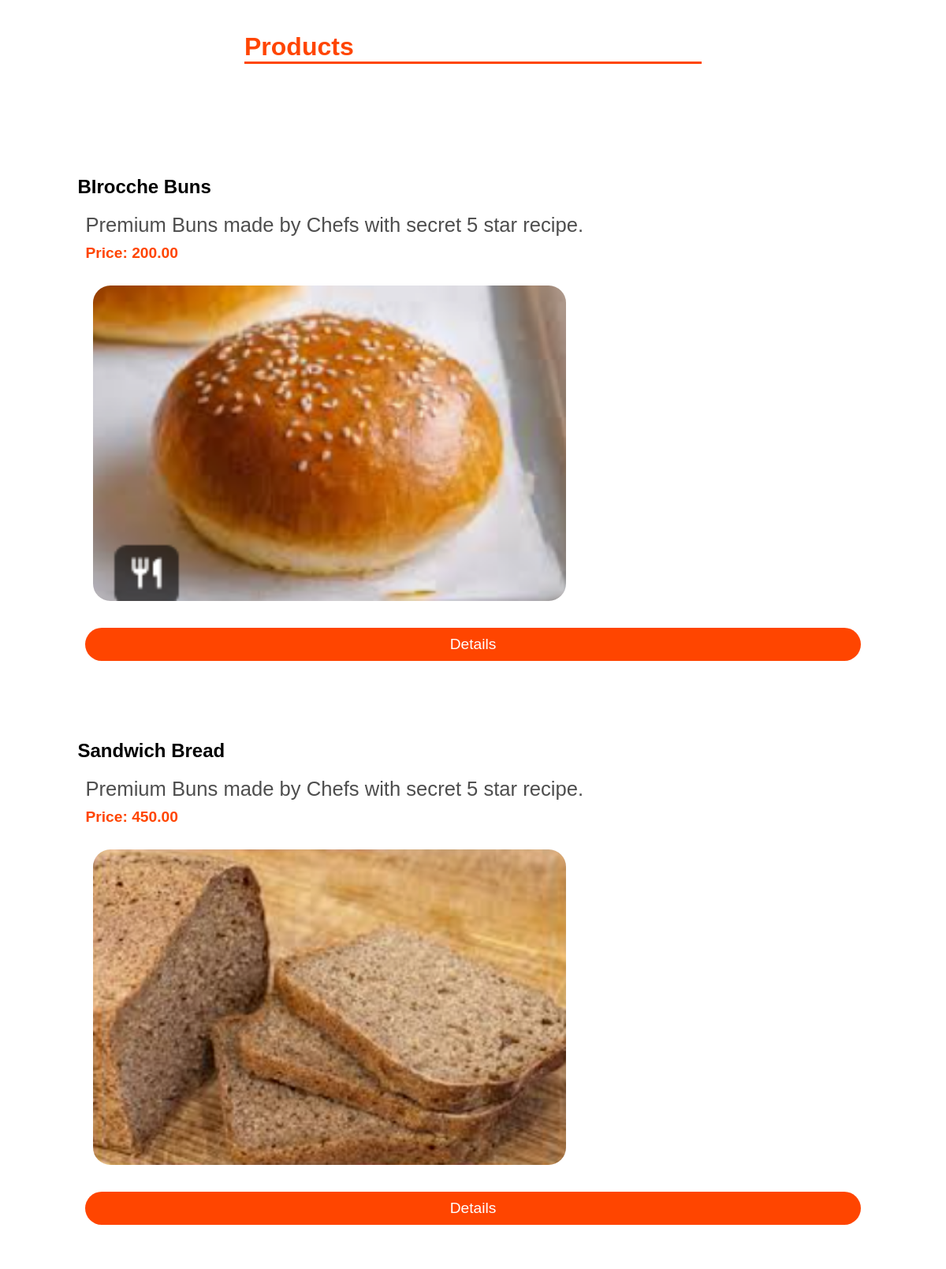
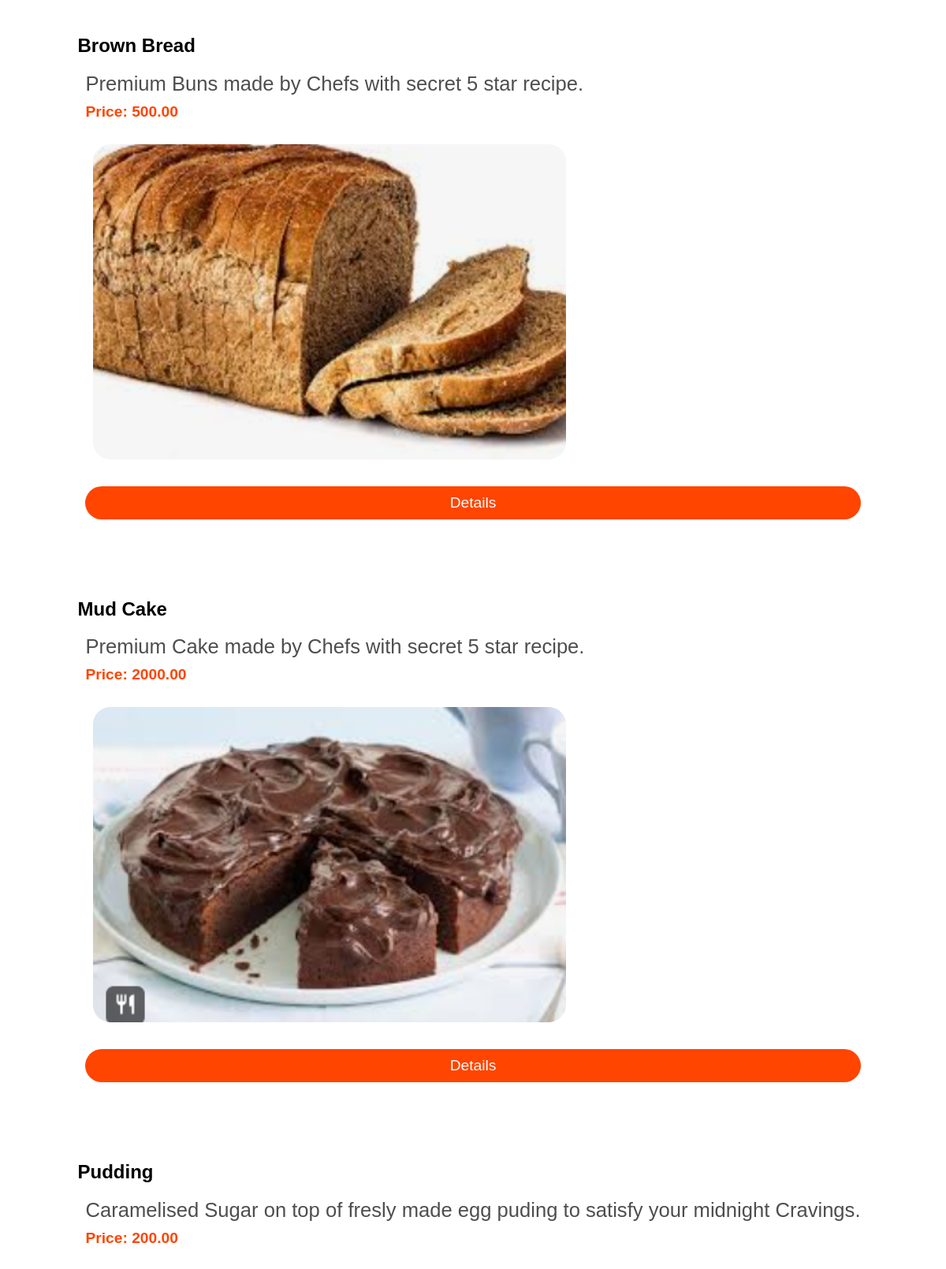
The app's page /Products/products (upper part) with its own data (2 pictures, top to bottom).
### Products/models.py (models this page shows, shortened)
class Product(models.Model):
  name = models.CharField(max_length=100)
  description = models.TextField()
  image = models.ImageField(upload_to='products', null=True, blank=True)
  price = models.DecimalField(max_digits=10, decimal_places=2)
  base_price = models.DecimalField(max_digits=10, decimal_places=2)
  Category = models.ForeignKey(Category, on_delete=models.CASCADE)
  in_stock = models.BooleanField(default=True)
  class Meta:
    verbose_name = 'Product'
    verbose_name_plural = 'Products'

### Products/views.py (the view)
# urls.py: path('products', all_products, name='products'),
def all_products(request):
  all_products = Product.objects.all()
  context = {
    "products" : all_products
  }
  return render(request, 'all_products.html', context)

### Products/templates/all_products.html (shortened to what this page needs)
{% load static %}
<!DOCTYPE html>
<html lang="en">
<head>
  <link rel="stylesheet" href="{% static 'product.css' %}">
</head>
<body>
  <H1>Products</H1>
  <div class="products">
    {% for product in products %}
    <div class="product">
      <h2>{{product.name}}</h2>
      <p id="description">{{product.description}}</p>
      <p id="price">Price: {{product.price}}</p>
      <img id="image" src="{{product.image.url}}" >
      <a href="{% url 'product_detail' product.id %}">Details</a>
    </div>
    {% endfor %}
  </div>
</body>

### Products/static/product.css (style rules this page uses)
body { font-family: Arial, Helvetica, sans-serif; margin-left: 20%; margin: 20px; display: flex; align-items: center; flex-direction: column; justify-content: space-evenly; }
h1 { color: orangered; border-bottom: 3px solid orangered; width: 50%; }
.products { margin: 100px 60px; }
.product { margin-bottom: 100px; }
a { display: flex; text-decoration: none; color: #FFF; align-items: center; justify-content: center; background-color: orangered; padding: 10px 40px; margin: 10px; font-size: 1.2em; border-radius: 22px; }
#description { font-size: 1.6em; margin: 10px; color: #4e4e4e; }
#price { font-size: 1.2em; margin: 10px; color: orangered; font-weight: bold; }
#image { margin: 20px; width: 600px; height: 400px; border-radius: 22px; }

### records on screen
Product: name "BIrocche Buns", description "Premium Buns made by Chefs with secret 5 star recipe.", price "200.00", image (picture)
Product: name "Sandwich Bread", description "Premium Buns made by Chefs with secret 5 star recipe.", price "450.00", image (picture)
Product: name "Brown Bread", description "Premium Buns made by Chefs with secret 5 star recipe.", price "500.00", image (picture)
Product: name "Mud Cake", description "Premium Cake made by Chefs with secret 5 star recipe.", price "2000.00", image (picture)
Product: name "Pudding", description "Caramelised Sugar on top of fresly made egg puding to satisfy your midnight Cravings.", price "200.00"
